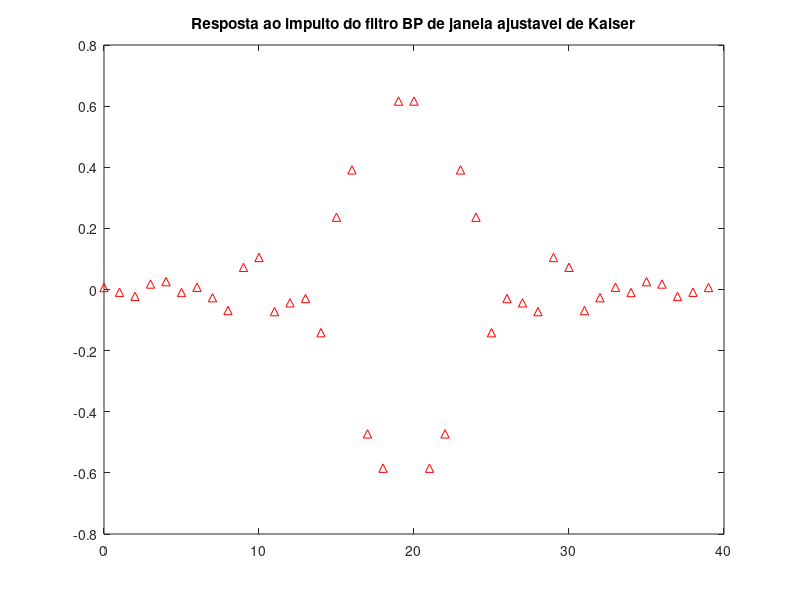
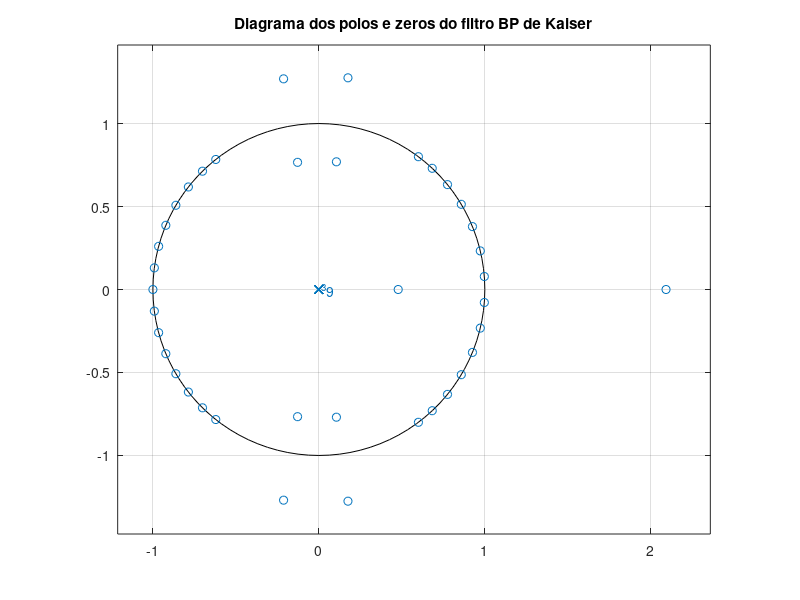
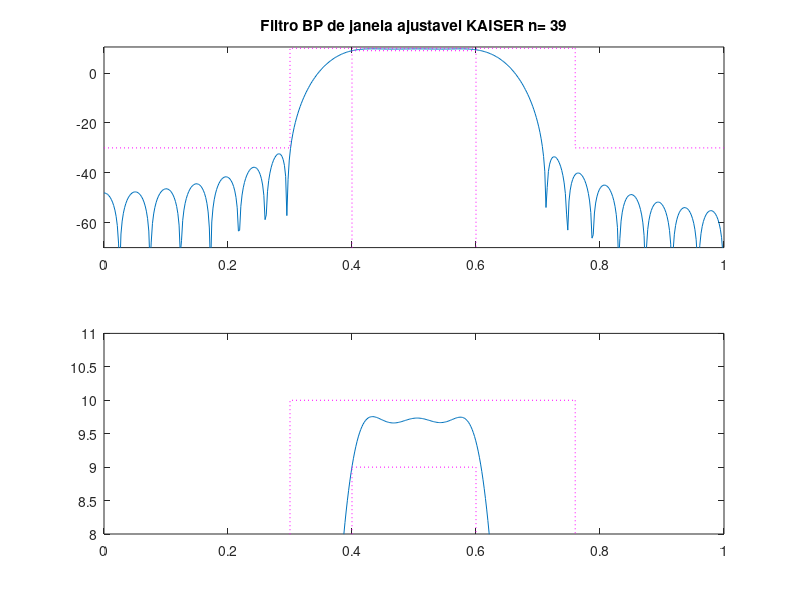

The MATLAB source for these figures, in order:
%%Filtro digital FIR de janela ajustavel BP
clear all
close all
clc

%especificacoes
fa = 1000; %freq amostragem
f1 = 150; % fs1
f2 = 200; %fp1
f3 = 300; %fp2
f4 = 380; %fs2

Ap = 1; %dB atenuacao max na passagem
As = 40; %dB atenucacao min na rejeicao
Gtopo = 10; %dB ganho em 0 linear

ws1 = f1/(fa/2);
ws2 = f4/(fa/2);
wp1 = f2/(fa/2);
wp2 = f3/(fa/2);


freq = [f1 f2 f3 f4]; %vetor de frequencias
a = [0 1 0]; %definindo filtro LP
dev = [10^(-As/20) 1-10^(-Ap/20) 10^(-As/20)]; %vetor de desvios (atenuacoes)

[n,wc,beta,ftype] = kaiserord(freq,a,dev,fa); %funcao para obter ordem e o beta 
n= n-6;
wc = [0.36 0.65]
wkaiser = kaiser(n+1,beta);

h_fir = fir1(n,wc,ftype,wkaiser,'noscale');

h_fir = h_fir*10^((Gtopo-0.3)/20);

figure(1)
impz(h_fir)
title('Resposta ao impulto do filtro BP de janela ajustavel de Kaiser')

figure(2)
zplane(h_fir)
title('Diagrama dos polos e zeros do filtro BP de Kaiser')

[Hw,w] =freqz(h_fir);
figure(3)
subplot(211)
plot(w/pi, 20*log10(abs(Hw))); hold on;
title(['Filtro BP de janela ajustavel KAISER n= ',num2str(n) ])
plot([wp1 wp1 wp2 wp2], [-(As+30) 9 9 -(As+30)], ':m')
plot([0 ws1 ws1 ws2 ws2 1], [-30 -30 10 10 -30 -30], ':m')
ylim([-(As+30) Ap/2+10])
subplot(212)
plot(w/pi, 20*log10(abs(Hw))); hold on;
plot([wp1 wp1 wp2 wp2], [-(As+30) 9 9 -(As+30)], ':m')
plot([0 ws1 ws1 ws2 ws2 1], [-30 -30 10 10 -30 -30], ':m')
ylim([8 11])



